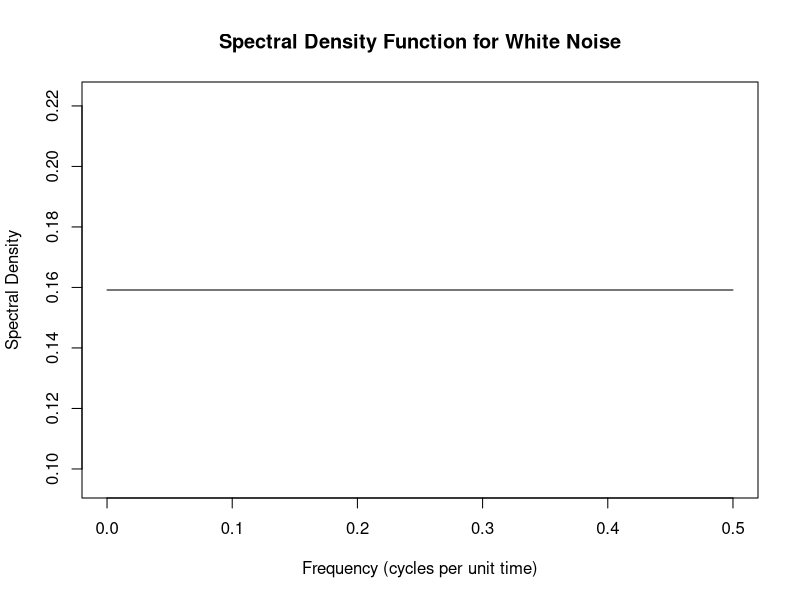
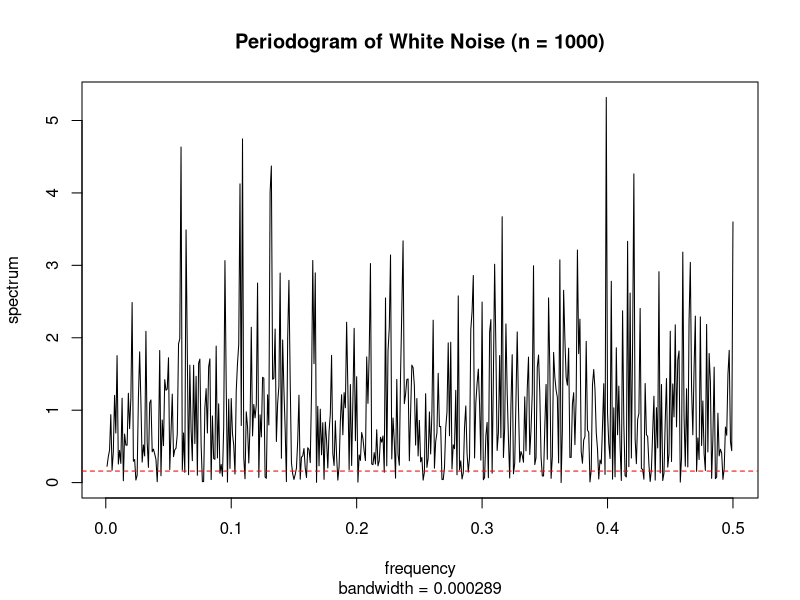

Generate these figures, in order, with R:
## ---- chunk 1
knitr::opts_chunk$set(echo = TRUE)

library(knitr)
library(tseries)
library(forecast)
## ---- chunk 2
freq <- seq(0, 0.5, length.out = 100)

spectral_density <- rep(1/(2*pi), length(freq))

plot(freq,
     spectral_density, 
     xlab = "Frequency (cycles per unit time)", 
     ylab = "Spectral Density", 
     main = "Spectral Density Function for White Noise",
     type = "l")
## ---- chunk 3
q1b <- arima.sim(model = list(order = c(0, 0, 0)), n = 1000, sd = 1)

spec.pgram(q1b, 
           log = "no",
           main = "Periodogram of White Noise (n = 1000)")
# True Value
abline(h =  1/(2*pi), col = "red", lty = 2)
## ---- chunk 4

## ---- chunk 5

## ---- chunk 6

## ---- chunk 7

## ---- chunk 8

## ---- chunk 9

## ---- chunk 10

## ---- chunk 11

## ---- chunk 12

## ---- chunk 13

